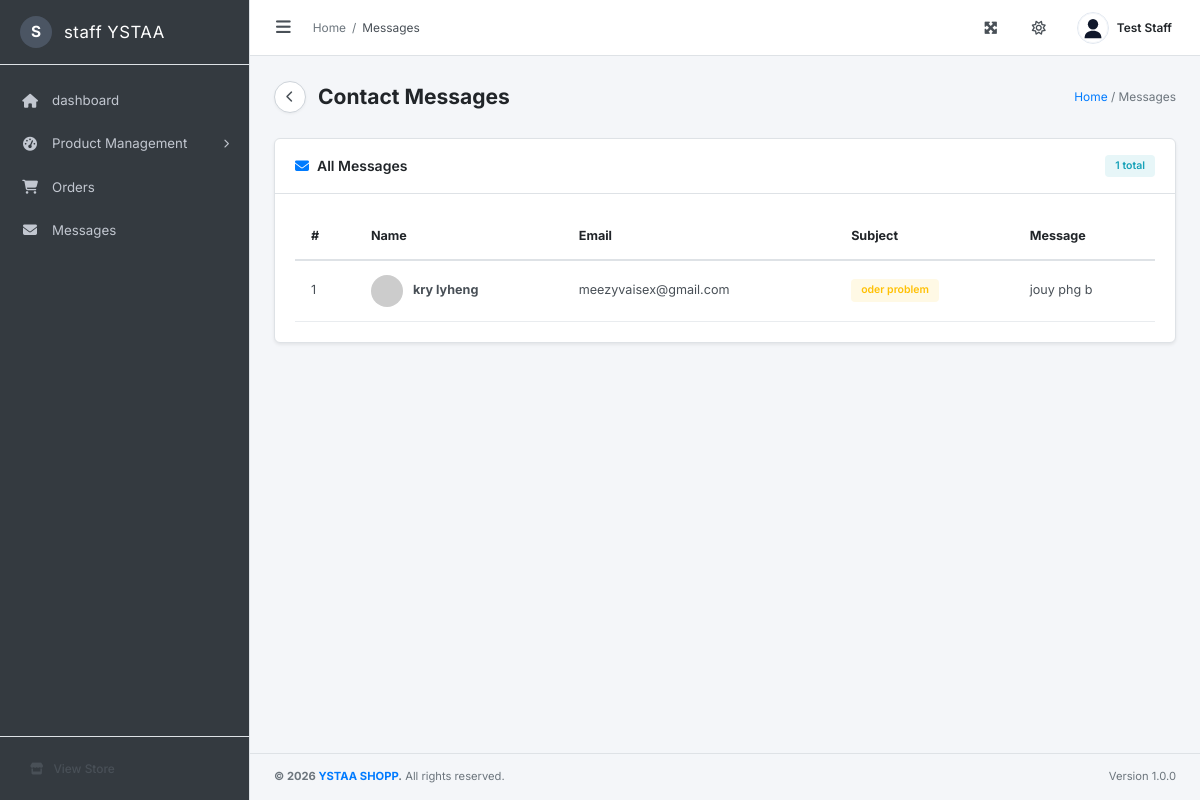
Page /admin/contacts (signed in) on the committed database.
### models/user.py (models this page shows, shortened)
class User(db.Model):
    __tablename__ = 'users'
    id = db.Column(db.Integer, primary_key=True)
    username = db.Column(db.String(80), unique=True, nullable=False)
    email = db.Column(db.String(120), unique=True, nullable=False)
    password = db.Column(db.String(255), nullable=False)
    phone_number = db.Column(db.String(20), nullable=True)
    role = db.Column(db.String(20), default='customer')
    name = db.Column(db.String(80), nullable=True)
    profile_image = db.Column(db.String(255), default='no-profile.png')
    create_at = db.Column(db.DateTime, default=datetime.utcnow)
    @property
    def image(self):
        return self.profile_image

### models/contact.py (models this page shows)
class Contact(db.Model):
    __tablename__ = 'contacts'
    id = db.Column(db.Integer, primary_key=True)
    name = db.Column(db.String(100), nullable=False)
    email = db.Column(db.String(120), nullable=False)
    subject = db.Column(db.String(200), nullable=True)
    message = db.Column(db.Text, nullable=False)
    created_at = db.Column(db.DateTime, default=datetime.utcnow)
    def to_dict(self):
        return {
            "id": self.id,
            "name": self.name,
            "email": self.email,
            "subject": self.subject or '',
            "message": self.message,
            "created_at": self.created_at.strftime("%d %b %Y, %I:%M %p") if self.created_at else ''
        }

### admin/dashboard.py (the view)
@dashboard_bp.route('/contacts')
@admin_required
def admin_contacts():
    contacts = [c.to_dict() for c in Contact.query.order_by(Contact.id.desc()).all()]
    return render_template('admin/contacts.html', contacts=contacts)

### admin/dashboard.py (called while the page is built)
def admin_required(f):
    @wraps(f)
    def decorated_function(*args, **kwargs):
        username = session.get('username')
        role = session.get('user_role')
        if not username:
            flash("Please log in to access the admin panel.", "error")
            return redirect(url_for('admin_login'))
        if role == 'Super Administrator':
            return f(*args, **kwargs)
        user = User.query.filter_by(username=username).first()
        if not user or user.role not in ['admin', 'staff']:
            flash("Access denied. Admin or Staff privileges required.", "error")
            return redirect(url_for('customer.home'))
        return f(*args, **kwargs)
    return decorated_function

### app.py (called while the page is built, shortened)
@app.context_processor
def utility_processor():
    orig_url_for = url_for
    def custom_url_for(endpoint, **values):
        target = ENDPOINT_ALIASES.get(endpoint, endpoint)
        if target.startswith('admin_user.'):
            target = target.replace('admin_user.', 'admin.', 1)
        try:
            return orig_url_for(target, **values)
        except Exception:
            pass
    return dict(url_for=custom_url_for)

### templates/admin/contacts.html (shortened to what this page needs)
{% extends "admin/layout.html" %}
{% block breadcrumb %}Messages{% endblock %}
{% block page_title %}Contact Messages{% endblock %}
{% block page_breadcrumb %}Messages{% endblock %}
{% block content %}
<div class="card">
    <div class="card-header">
        <h3 class="card-title"><i class="fas fa-envelope"></i> All Messages</h3>
        <span class="badge badge-info">{{ contacts | length }} total</span>
    </div>
    <div class="card-body">
        {% if contacts %}
        <div class="table-responsive">
            <table class="admin-table">
                <thead>
                    <tr>
                        <th>#</th>
                        <th>Name</th>
                        <th>Email</th>
                        <th>Subject</th>
                        <th>Message</th>
                    </tr>
                </thead>
                <tbody>
                    {% for contact in contacts %}
                    <tr>
                        <td>{{ loop.index }}</td>
                        <td>
                            <div class="user-cell">
                                <img src="https://ui-avatars.com/api/?name={{ contact.name }}&background=f59e0b&color=fff&size=32&font-size=0.5&bold=true" alt="" class="user-avatar-sm">
                                <span class="fw-bold">{{ contact.name }}</span>
                            </div>
                        </td>
                        <td>{{ contact.email }}</td>
                        <td><span class="badge badge-warning">{{ contact.subject }}</span></td>
                        <td class="message-cell">{{ contact.message[:80] }}{% if contact.message|length > 80 %}...{% endif %}</td>
                    </tr>
                    {% endfor %}
                </tbody>
            </table>
        </div>
        {% else %}
        <div class="empty-state">
            <i class="fas fa-inbox"></i>
            <p>No messages received yet</p>
        </div>
        {% endif %}
    </div>
</div>
{% endblock %}

### templates/admin/layout.html (shortened to what this page needs)
<!DOCTYPE html>
<html lang="en">
<head>
    <link rel="stylesheet" href="https://cdnjs.cloudflare.com/ajax/libs/font-awesome/6.5.0/css/all.min.css">
    <link rel="stylesheet" href="{{ url_for('static', filename='css/admin.css') }}">
</head>
<body>
    <aside class="sidebar" id="sidebar">
        <div class="sidebar-brand">
            <div class="sidebar-logo-circle">
                <span>{{ 'S' if (logged_in_user_role == 'staff' or session.get('user_role') == 'staff') else 'A' }}</span>
            </div>
            <span class="sidebar-brand-text">{{ 'staff YSTAA' if (logged_in_user_role == 'staff' or session.get('user_role') == 'staff') else 'admin YSTAA' }}</span>
        </div>
        <nav class="sidebar-nav">
            <ul class="sidebar-menu">
                <li class="sidebar-menu-item {% if request.endpoint == 'admin_dashboard' %}active{% endif %}">
                    <a href="{{ url_for('admin_dashboard') }}" class="sidebar-menu-link">
                        <i class="fas fa-home"></i>
                        <span>dashboard</span>
                    </a>
                </li>
                <li class="sidebar-menu-item has-submenu {% if request.endpoint in ['admin_products', 'admin_add_product', 'admin_edit_product', 'admin_categories'] %}active open{% endif %}">
                    <a href="#" class="sidebar-menu-link submenu-toggle">
                        <i class="fas fa-tachometer-alt"></i>
                        <span>Product Management</span>
                        <i class="fas fa-chevron-right submenu-arrow"></i>
                    </a>
                </li>
                <li class="sidebar-menu-item {% if request.endpoint == 'admin_orders' %}active{% endif %}">
                    <a href="{{ url_for('admin_orders') }}" class="sidebar-menu-link">
                        <i class="fas fa-shopping-cart"></i>
                        <span>Orders</span>
                    </a>
                </li>
                <li class="sidebar-menu-item {% if request.endpoint == 'admin_contacts' %}active{% endif %}">
                    <a href="{{ url_for('admin_contacts') }}" class="sidebar-menu-link">
                        <i class="fas fa-envelope"></i>
                        <span>Messages</span>
                    </a>
                </li>
            </ul>
        </nav>
        <div class="sidebar-footer">
            <a href="{{ url_for('home') }}" class="sidebar-footer-link">
                <i class="fas fa-store"></i>
                <span>View Store</span>
            </a>
        </div>
    </aside>
    <div class="main-wrapper" id="main-wrapper">
        <header class="topbar">
            <div class="topbar-left">
                <button class="sidebar-toggle" id="sidebar-toggle">
                    <i class="fas fa-bars"></i>
                </button>
                <div class="breadcrumb-nav">
                    <span class="breadcrumb-item"><a href="{{ url_for('admin_dashboard') }}">Home</a></span>
                    <span class="breadcrumb-sep">/</span>
                    <span class="breadcrumb-item active">{% block breadcrumb %}Dashboard{% endblock %}</span>
                </div>
            </div>
            <div class="topbar-right">
                <div class="topbar-icon" title="Fullscreen" id="fullscreen-btn">
                    <i class="fas fa-expand-arrows-alt"></i>
                </div>
                <div class="topbar-icon" title="Theme">
                    <i class="far fa-sun"></i>
                </div>
                <div class="topbar-user-menu" id="user-menu-toggle">
                    {% if logged_in_user_pic and 'no-profile' not in logged_in_user_pic %}
                    <img src="{{ logged_in_user_pic }}" alt="Avatar" class="topbar-avatar" onerror="this.onerror=null; this.src='/static/img/default-avatar.svg';">
                    {% else %}
                    <img src="{{ url_for('static', filename='img/default-avatar.svg') }}" alt="Avatar" class="topbar-avatar" style="background: #ffffff; border: 1px solid #e2e8f0;">
                    {% endif %}
                    <span class="topbar-username">{{ logged_in_user_display_name if logged_in_user_display_name else 'Alexander Pierce' }}</span>
                </div>
            </div>
        </header>
        <div class="content-area">
            <div class="page-header">
                <div class="page-title-container">
                    <a href="javascript:history.back()" class="btn-page-back" id="global-back-btn" title="Go Back">
                        <i class="fas fa-chevron-left"></i>
                    </a>
                    <h1 class="page-title">{% block page_title %}Dashboard{% endblock %}</h1>
                </div>
                <div class="page-breadcrumb">
                    <a href="{{ url_for('admin_dashboard') }}">Home</a> /
                    <span>{% block page_breadcrumb %}Dashboard{% endblock %}</span>
                </div>
            </div>
            {% block content %}{% endblock %}
        </div>
        <footer class="admin-footer">
            <div class="footer-left">
                <strong>&copy; 2026 <a href="{{ url_for('home') }}">YSTAA SHOPP</a>.</strong> All rights reserved.
            </div>
            <div class="footer-right">
                <span>Version 1.0.0</span>
            </div>
        </footer>
    </div>
</body>
</html>

### rows in the picture
User: role "S", role "staff YSTAA", name "Test Staff"
Contact: name "kry lyheng", email "meezyvaisex@gmail.com", subject "oder problem", message "jouy phg b"

### other values in the picture
{{ contacts | length }} "1"
